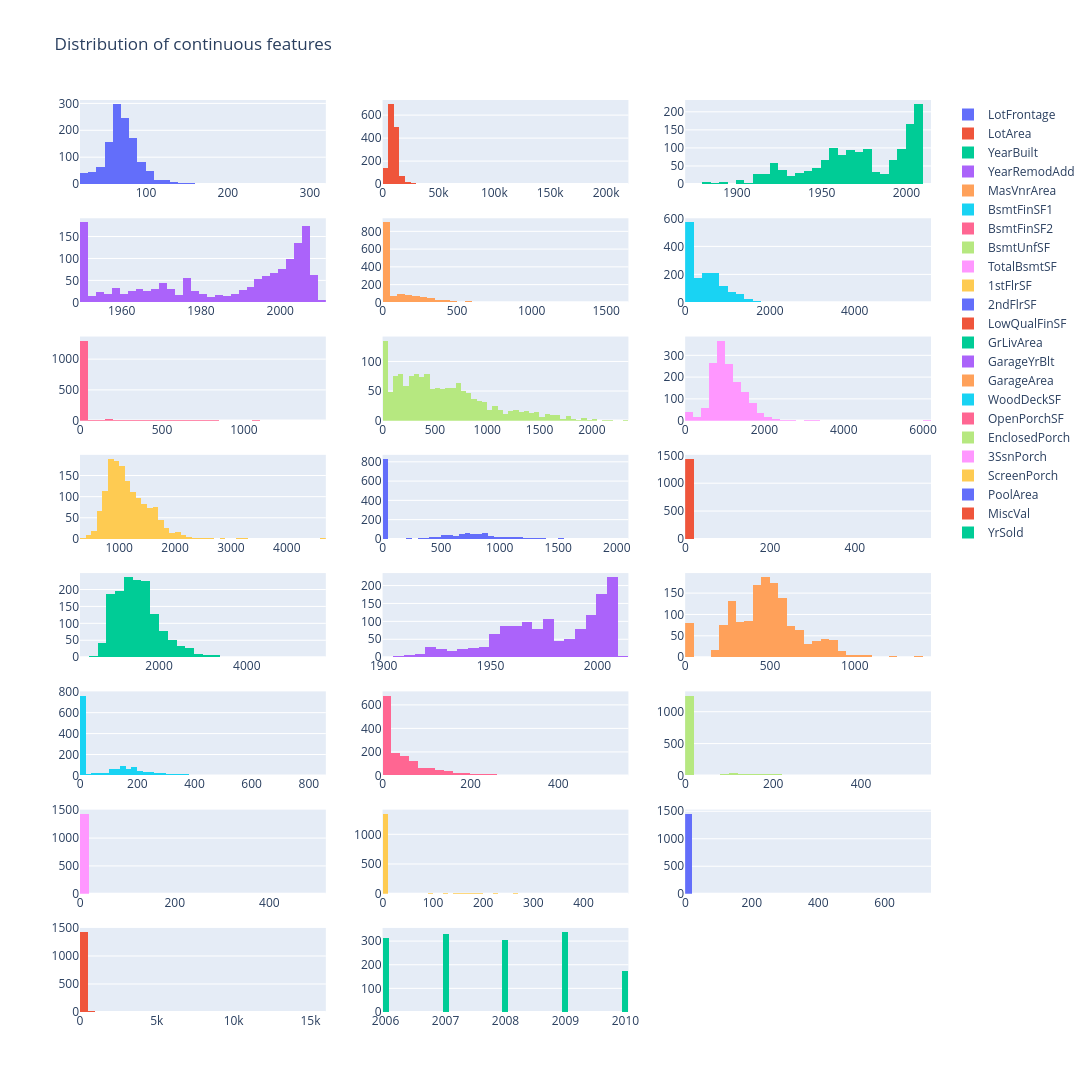

This figure's notebook cell:
### Code cell
uni_hist_plot(x_all, continuous_features, plot_num_cols=3)

### Figure 1 — Plotly figure (JSON) as saved in the notebook; plotly's stock layout.template omitted (floating-point values rounded to 4 significant figures; data arrays with more than 128 entries replaced by an {"elided": "..."} marker saying what was removed)
{"data": [{"name": "LotFrontage", "nbinsx": 50, "type": "histogram", "x": {"elided": "1460 int values"}, "xaxis": "x", "yaxis": "y"}, {"name": "LotArea", "nbinsx": 50, "type": "histogram", "x": {"elided": "1460 int values"}, "xaxis": "x2", "yaxis": "y2"}, {"name": "YearBuilt", "nbinsx": 50, "type": "histogram", "x": {"elided": "1460 int values"}, "xaxis": "x3", "yaxis": "y3"}, {"name": "YearRemodAdd", "nbinsx": 50, "type": "histogram", "x": {"elided": "1460 int values"}, "xaxis": "x4", "yaxis": "y4"}, {"name": "MasVnrArea", "nbinsx": 50, "type": "histogram", "x": {"elided": "1460 int values"}, "xaxis": "x5", "yaxis": "y5"}, {"name": "BsmtFinSF1", "nbinsx": 50, "type": "histogram", "x": {"elided": "1460 int values"}, "xaxis": "x6", "yaxis": "y6"}, {"name": "BsmtFinSF2", "nbinsx": 50, "type": "histogram", "x": {"elided": "1460 int values"}, "xaxis": "x7", "yaxis": "y7"}, {"name": "BsmtUnfSF", "nbinsx": 50, "type": "histogram", "x": {"elided": "1460 int values"}, "xaxis": "x8", "yaxis": "y8"}, {"name": "TotalBsmtSF", "nbinsx": 50, "type": "histogram", "x": {"elided": "1460 int values"}, "xaxis": "x9", "yaxis": "y9"}, {"name": "1stFlrSF", "nbinsx": 50, "type": "histogram", "x": {"elided": "1460 int values"}, "xaxis": "x10", "yaxis": "y10"}, {"name": "2ndFlrSF", "nbinsx": 50, "type": "histogram", "x": {"elided": "1460 int values"}, "xaxis": "x11", "yaxis": "y11"}, {"name": "LowQualFinSF", "nbinsx": 50, "type": "histogram", "x": {"elided": "1460 int values"}, "xaxis": "x12", "yaxis": "y12"}, {"name": "GrLivArea", "nbinsx": 50, "type": "histogram", "x": {"elided": "1460 int values"}, "xaxis": "x13", "yaxis": "y13"}, {"name": "GarageYrBlt", "nbinsx": 50, "type": "histogram", "x": {"elided": "1460 int values"}, "xaxis": "x14", "yaxis": "y14"}, {"name": "GarageArea", "nbinsx": 50, "type": "histogram", "x": {"elided": "1460 int values"}, "xaxis": "x15", "yaxis": "y15"}, {"name": "WoodDeckSF", "nbinsx": 50, "type": "histogram", "x": {"elided": "1460 int values"}, "xaxis": "x16", "yaxis": "y16"}, {"name": "OpenPorchSF", "nbinsx": 50, "type": "histogram", "x": {"elided": "1460 int values"}, "xaxis": "x17", "yaxis": "y17"}, {"name": "EnclosedPorch", "nbinsx": 50, "type": "histogram", "x": {"elided": "1460 int values"}, "xaxis": "x18", "yaxis": "y18"}, {"name": "3SsnPorch", "nbinsx": 50, "type": "histogram", "x": {"elided": "1460 int values"}, "xaxis": "x19", "yaxis": "y19"}, {"name": "ScreenPorch", "nbinsx": 50, "type": "histogram", "x": {"elided": "1460 int values"}, "xaxis": "x20", "yaxis": "y20"}, {"name": "PoolArea", "nbinsx": 50, "type": "histogram", "x": {"elided": "1460 int values"}, "xaxis": "x21", "yaxis": "y21"}, {"name": "MiscVal", "nbinsx": 50, "type": "histogram", "x": {"elided": "1460 int values"}, "xaxis": "x22", "yaxis": "y22"}, {"name": "YrSold", "nbinsx": 50, "type": "histogram", "x": {"elided": "1460 int values"}, "xaxis": "x23", "yaxis": "y23"}], "layout": {"height": 2400, "title": {"text": "Distribution of continuous features"}, "width": 1200, "xaxis": {"anchor": "y", "domain": [0, 0.2889]}, "xaxis10": {"anchor": "y10", "domain": [0, 0.2889]}, "xaxis11": {"anchor": "y11", "domain": [0.3556, 0.6444]}, "xaxis12": {"anchor": "y12", "domain": [0.7111, 1]}, "xaxis13": {"anchor": "y13", "domain": [0, 0.2889]}, "xaxis14": {"anchor": "y14", "domain": [0.3556, 0.6444]}, "xaxis15": {"anchor": "y15", "domain": [0.7111, 1]}, "xaxis16": {"anchor": "y16", "domain": [0, 0.2889]}, "xaxis17": {"anchor": "y17", "domain": [0.3556, 0.6444]}, "xaxis18": {"anchor": "y18", "domain": [0.7111, 1]}, "xaxis19": {"anchor": "y19", "domain": [0, 0.2889]}, "xaxis2": {"anchor": "y2", "domain": [0.3556, 0.6444]}, "xaxis20": {"anchor": "y20", "domain": [0.3556, 0.6444]}, "xaxis21": {"anchor": "y21", "domain": [0.7111, 1]}, "xaxis22": {"anchor": "y22", "domain": [0, 0.2889]}, "xaxis23": {"anchor": "y23", "domain": [0.3556, 0.6444]}, "xaxis24": {"anchor": "y24", "domain": [0.7111, 1]}, "xaxis3": {"anchor": "y3", "domain": [0.7111, 1]}, "xaxis4": {"anchor": "y4", "domain": [0, 0.2889]}, "xaxis5": {"anchor": "y5", "domain": [0.3556, 0.6444]}, "xaxis6": {"anchor": "y6", "domain": [0.7111, 1]}, "xaxis7": {"anchor": "y7", "domain": [0, 0.2889]}, "xaxis8": {"anchor": "y8", "domain": [0.3556, 0.6444]}, "xaxis9": {"anchor": "y9", "domain": [0.7111, 1]}, "yaxis": {"anchor": "x", "domain": [0.9078, 1.0]}, "yaxis10": {"anchor": "x10", "domain": [0.5188, 0.6109]}, "yaxis11": {"anchor": "x11", "domain": [0.5188, 0.6109]}, "yaxis12": {"anchor": "x12", "domain": [0.5188, 0.6109]}, "yaxis13": {"anchor": "x13", "domain": [0.3891, 0.4813]}, "yaxis14": {"anchor": "x14", "domain": [0.3891, 0.4813]}, "yaxis15": {"anchor": "x15", "domain": [0.3891, 0.4813]}, "yaxis16": {"anchor": "x16", "domain": [0.2594, 0.3516]}, "yaxis17": {"anchor": "x17", "domain": [0.2594, 0.3516]}, "yaxis18": {"anchor": "x18", "domain": [0.2594, 0.3516]}, "yaxis19": {"anchor": "x19", "domain": [0.1297, 0.2219]}, "yaxis2": {"anchor": "x2", "domain": [0.9078, 1.0]}, "yaxis20": {"anchor": "x20", "domain": [0.1297, 0.2219]}, "yaxis21": {"anchor": "x21", "domain": [0.1297, 0.2219]}, "yaxis22": {"anchor": "x22", "domain": [0, 0.09219]}, "yaxis23": {"anchor": "x23", "domain": [0, 0.09219]}, "yaxis24": {"anchor": "x24", "domain": [0, 0.09219]}, "yaxis3": {"anchor": "x3", "domain": [0.9078, 1.0]}, "yaxis4": {"anchor": "x4", "domain": [0.7781, 0.8703]}, "yaxis5": {"anchor": "x5", "domain": [0.7781, 0.8703]}, "yaxis6": {"anchor": "x6", "domain": [0.7781, 0.8703]}, "yaxis7": {"anchor": "x7", "domain": [0.6484, 0.7406]}, "yaxis8": {"anchor": "x8", "domain": [0.6484, 0.7406]}, "yaxis9": {"anchor": "x9", "domain": [0.6484, 0.7406]}}}
